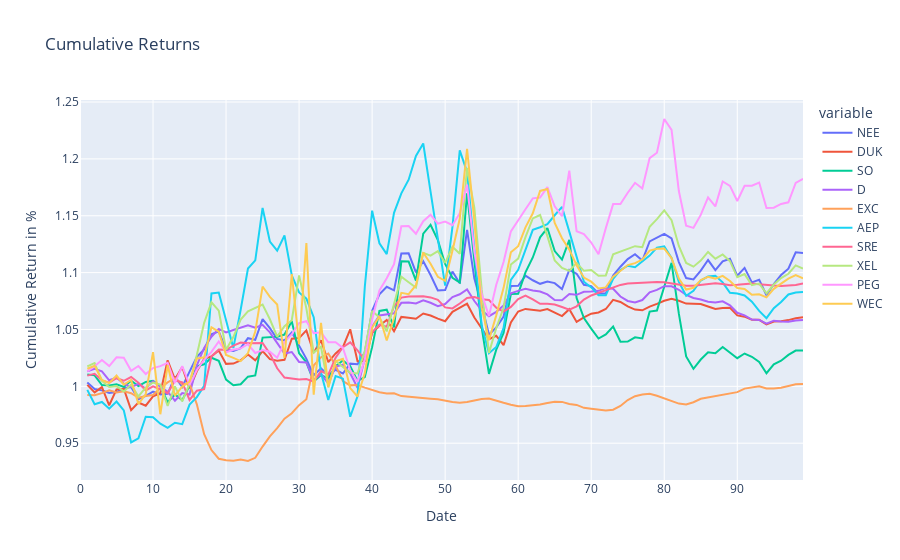

Notebook code cell kept with this figure:
### Code cell
dfNEE = pd.DataFrame(test_resultNEE,
                  columns = ['NEE'])
dfDUK = pd.DataFrame(test_resultDUK,
                  columns = ['DUK'])
dfSO = pd.DataFrame(test_resultSO,
                  columns = ['SO'])
dfD = pd.DataFrame(test_resultD,
                  columns = ['D'])
dfEXC = pd.DataFrame(test_resultEXC,
                  columns = ['EXC'])
dfAEP = pd.DataFrame(test_resultAEP,
                  columns = ['AEP'])
dfSRE = pd.DataFrame(test_resultSRE,
                  columns = ['SRE'])
dfXEL = pd.DataFrame(test_resultXEL,
                  columns = ['XEL'])
dfPEG = pd.DataFrame(test_resultPEG,
                  columns = ['PEG'])
dfWEC = pd.DataFrame(test_resultWEC,
                  columns = ['WEC'])
#---------------------------------------------------------------------------------------------#

TEST_pred2 = pd.concat([dfNEE,dfDUK,dfSO,dfD,dfEXC,dfAEP,dfSRE,dfXEL,dfPEG,dfWEC], axis=1)
#---------------------------------------------------------------------------------------------#

NEE_daily_returns = TEST_pred2['NEE'].pct_change()
DUK_daily_returns = TEST_pred2['DUK'].pct_change()

SO_daily_returns = TEST_pred2['SO'].pct_change()
D_daily_returns = TEST_pred2['D'].pct_change()

EXC_daily_returns = TEST_pred2['EXC'].pct_change()
AEP_daily_returns = TEST_pred2['AEP'].pct_change()

SRE_daily_returns = TEST_pred2['SRE'].pct_change()
XEL_daily_returns = TEST_pred2['XEL'].pct_change()

PEG_daily_returns = TEST_pred2['PEG'].pct_change()
WEC_daily_returns = TEST_pred2['WEC'].pct_change()
#---------------------------------------------------------------------------------------------#
dfNEEreturn = NEE_daily_returns.to_frame()
dfDUKreturn = DUK_daily_returns.to_frame()

dfSOreturn = SO_daily_returns.to_frame()
dfDreturn = D_daily_returns.to_frame()

dfEXCreturn = EXC_daily_returns.to_frame()
dfAEPreturn = AEP_daily_returns.to_frame()

dfSREreturn = SRE_daily_returns.to_frame()
dfXELreturn = XEL_daily_returns.to_frame()

dfPEGreturn = PEG_daily_returns.to_frame()
dfWECreturn = WEC_daily_returns.to_frame()
#---------------------------------------------------------------------------------------------#
TESTDailyReturn_pred2 = pd.concat([dfNEEreturn,
                             dfDUKreturn,
                             dfSOreturn,
                             dfDreturn,
                             dfEXCreturn,
                             dfAEPreturn,
                             dfSREreturn,
                             dfXELreturn,
                             dfPEGreturn,
                             dfWECreturn], axis=1)
#---------------------------------------------------------------------------------------------#


NEE_cum_returns = (NEE_daily_returns + 1).cumprod()
DUK_cum_returns = (DUK_daily_returns + 1).cumprod()

SO_cum_returns = (SO_daily_returns + 1).cumprod()
D_cum_returns = (D_daily_returns + 1).cumprod()

EXC_cum_returns = (EXC_daily_returns + 1).cumprod()
AEP_cum_returns = (AEP_daily_returns + 1).cumprod()

SRE_cum_returns = (SRE_daily_returns + 1).cumprod()
XEL_cum_returns = (XEL_daily_returns + 1).cumprod()

PEG_cum_returns = (PEG_daily_returns + 1).cumprod()
WEC_cum_returns = (WEC_daily_returns + 1).cumprod()
#---------------------------------------------------------------------------------------------#

dfNEECUM = NEE_cum_returns.to_frame()
dfDUKCUM = DUK_cum_returns.to_frame()

dfSOCUM = SO_cum_returns.to_frame()
dfDCUM = D_cum_returns.to_frame()

dfEXCCUM = EXC_cum_returns.to_frame()
dfAEPCUM = AEP_cum_returns.to_frame()

dfSRECUM = SRE_cum_returns.to_frame()
dfXELCUM = XEL_cum_returns.to_frame()

dfPEGCUM = PEG_cum_returns.to_frame()
dfWECCUM = WEC_cum_returns.to_frame()

#---------------------------------------------------------------------------------------------#
TESTCUM_pred2 = pd.concat([dfNEECUM,dfDUKCUM,dfSOCUM,dfDCUM,dfEXCCUM,dfAEPCUM,dfSRECUM,dfXELCUM,dfPEGCUM,dfWECCUM], axis=1)
#---------------------------------------------------------------------------------------------#

atx_comps_returns_pred2 = TESTDailyReturn_pred2
atx_comps_rets_cumprod_pred2 = TESTCUM_pred2

#---------------------------------------------------------------------------------------------#

fig = px.line(atx_comps_rets_cumprod_pred2, x=atx_comps_rets_cumprod_pred2.index, y=atx_comps_rets_cumprod_pred2.columns, title='Cumulative Returns')
######
fig.update_xaxes(title_text='Date')
fig.update_yaxes(title_text='Cumulative Return in %')

fig.show()
#---------------------------------------------------------------------------------------------#


mu = expected_returns.ema_historical_return(atx_comps_returns_pred2, returns_data = True, span = 500)
Sigma = risk_models.exp_cov(atx_comps_returns_pred2, returns_data = True, span = 180)


ret_ef = np.arange(0, mu.max(), 0.01)
vol_ef = []
for i in np.arange(0, mu.max(), 0.01):
    ef_pred2 = EfficientFrontier(mu, Sigma)
    ef_pred2.efficient_return(i)
    vol_ef.append(ef_pred2.portfolio_performance()[1])

ef_pred2 = EfficientFrontier(mu, Sigma)
ef_pred2.min_volatility()
min_vol_ret = ef_pred2.portfolio_performance()[0]
min_vol_vol = ef_pred2.portfolio_performance()[1]

ef_pred2.max_sharpe(risk_free_rate=0.009)
max_sharpe_ret = ef_pred2.portfolio_performance()[0]
max_sharpe_vol = ef_pred2.portfolio_performance()[1]


portfolioREAL_Pred2 = pd.concat([closeNEE,
                   closeDUK,
                   closeSO,
                   closeD,
                   closeEXC,
                   closeAEP,
                   closeSRE,
                   closeXEL,
                   closePEG,
                   closeWEC,
                      ], axis=1)

### Figure 1 — Plotly figure (JSON) as saved in the notebook; plotly's stock layout.template omitted (floating-point values rounded to 4 significant figures)
{"data": [{"hovertemplate": "variable=NEE<br>index=%{x}<br>value=%{y}<extra></extra>", "legendgroup": "NEE", "line": {"color": "#636efa", "dash": "solid"}, "mode": "lines", "name": "NEE", "orientation": "v", "showlegend": true, "type": "scatter", "x": [0, 1, 2, 3, 4, 5, 6, 7, 8, 9, 10, 11, 12, 13, 14, 15, 16, 17, 18, 19, 20, 21, 22, 23, 24, 25, 26, 27, 28, 29, 30, 31, 32, 33, 34, 35, 36, 37, 38, 39, 40, 41, 42, 43, 44, 45, 46, 47, 48, 49, 50, 51, 52, 53, 54, 55, 56, 57, 58, 59, 60, 61, 62, 63, 64, 65, 66, 67, 68, 69, 70, 71, 72, 73, 74, 75, 76, 77, 78, 79, 80, 81, 82, 83, 84, 85, 86, 87, 88, 89, 90, 91, 92, 93, 94, 95, 96, 97, 98, 99], "xaxis": "x", "y": [null, 1.003, 0.9976, 0.9964, 0.9941, 0.995, 0.9983, 0.9995, 0.9887, 0.9917, 0.9954, 0.9928, 0.9934, 1.009, 0.9994, 1.013, 1.026, 1.032, 1.046, 1.048, 1.032, 1.031, 1.034, 1.042, 1.041, 1.059, 1.051, 1.042, 1.04, 1.047, 1.036, 1.024, 1.01, 1.016, 1.01, 1.015, 1.011, 1.02, 1.019, 1.03, 1.066, 1.081, 1.088, 1.084, 1.117, 1.117, 1.1, 1.11, 1.098, 1.084, 1.085, 1.101, 1.091, 1.138, 1.095, 1.072, 1.045, 1.052, 1.061, 1.088, 1.088, 1.097, 1.093, 1.09, 1.092, 1.091, 1.086, 1.102, 1.099, 1.089, 1.088, 1.082, 1.082, 1.097, 1.105, 1.112, 1.116, 1.111, 1.127, 1.131, 1.134, 1.13, 1.109, 1.095, 1.094, 1.102, 1.111, 1.102, 1.11, 1.112, 1.097, 1.104, 1.091, 1.094, 1.08, 1.09, 1.098, 1.103, 1.118, 1.117], "yaxis": "y"}, {"hovertemplate": "variable=DUK<br>index=%{x}<br>value=%{y}<extra></extra>", "legendgroup": "DUK", "line": {"color": "#EF553B", "dash": "solid"}, "mode": "lines", "name": "DUK", "orientation": "v", "showlegend": true, "type": "scatter", "x": [0, 1, 2, 3, 4, 5, 6, 7, 8, 9, 10, 11, 12, 13, 14, 15, 16, 17, 18, 19, 20, 21, 22, 23, 24, 25, 26, 27, 28, 29, 30, 31, 32, 33, 34, 35, 36, 37, 38, 39, 40, 41, 42, 43, 44, 45, 46, 47, 48, 49, 50, 51, 52, 53, 54, 55, 56, 57, 58, 59, 60, 61, 62, 63, 64, 65, 66, 67, 68, 69, 70, 71, 72, 73, 74, 75, 76, 77, 78, 79, 80, 81, 82, 83, 84, 85, 86, 87, 88, 89, 90, 91, 92, 93, 94, 95, 96, 97, 98, 99], "xaxis": "x", "y": [null, 1.001, 0.9946, 0.9993, 0.9833, 0.9973, 0.9979, 0.9791, 0.9858, 0.983, 0.9912, 0.9939, 1.023, 1.006, 1.017, 0.9982, 1.013, 1.024, 1.026, 1.032, 1.02, 1.02, 1.023, 1.028, 1.023, 1.031, 1.024, 1.023, 1.023, 1.042, 1.042, 1.049, 1.029, 1.041, 1.021, 1.029, 1.035, 1.05, 1.022, 1.022, 1.047, 1.053, 1.058, 1.048, 1.061, 1.06, 1.059, 1.064, 1.062, 1.06, 1.057, 1.066, 1.069, 1.073, 1.061, 1.051, 1.041, 1.044, 1.036, 1.056, 1.066, 1.068, 1.068, 1.067, 1.068, 1.065, 1.062, 1.068, 1.057, 1.061, 1.064, 1.065, 1.068, 1.076, 1.074, 1.07, 1.068, 1.067, 1.07, 1.072, 1.075, 1.077, 1.075, 1.073, 1.072, 1.072, 1.07, 1.068, 1.069, 1.069, 1.062, 1.061, 1.059, 1.058, 1.054, 1.057, 1.057, 1.058, 1.06, 1.061], "yaxis": "y"}, {"hovertemplate": "variable=SO<br>index=%{x}<br>value=%{y}<extra></extra>", "legendgroup": "SO", "line": {"color": "#00cc96", "dash": "solid"}, "mode": "lines", "name": "SO", "orientation": "v", "showlegend": true, "type": "scatter", "x": [0, 1, 2, 3, 4, 5, 6, 7, 8, 9, 10, 11, 12, 13, 14, 15, 16, 17, 18, 19, 20, 21, 22, 23, 24, 25, 26, 27, 28, 29, 30, 31, 32, 33, 34, 35, 36, 37, 38, 39, 40, 41, 42, 43, 44, 45, 46, 47, 48, 49, 50, 51, 52, 53, 54, 55, 56, 57, 58, 59, 60, 61, 62, 63, 64, 65, 66, 67, 68, 69, 70, 71, 72, 73, 74, 75, 76, 77, 78, 79, 80, 81, 82, 83, 84, 85, 86, 87, 88, 89, 90, 91, 92, 93, 94, 95, 96, 97, 98, 99], "xaxis": "x", "y": [null, 1.01, 1.01, 1.001, 1.001, 1.002, 0.9995, 1.005, 1.0, 1.004, 1.005, 1.0, 0.986, 0.9929, 0.9879, 1.001, 1.018, 1.019, 1.025, 1.022, 1.006, 1.001, 1.002, 1.008, 1.01, 1.043, 1.043, 1.044, 1.046, 1.057, 1.029, 1.021, 1.004, 1.01, 1.007, 1.018, 1.023, 1.018, 1.005, 1.008, 1.034, 1.066, 1.067, 1.052, 1.11, 1.11, 1.093, 1.134, 1.142, 1.129, 1.108, 1.095, 1.091, 1.17, 1.11, 1.052, 1.011, 1.032, 1.047, 1.081, 1.081, 1.1, 1.113, 1.131, 1.139, 1.119, 1.111, 1.129, 1.078, 1.06, 1.051, 1.042, 1.046, 1.053, 1.039, 1.039, 1.043, 1.042, 1.066, 1.067, 1.088, 1.109, 1.064, 1.026, 1.015, 1.024, 1.03, 1.029, 1.035, 1.03, 1.025, 1.029, 1.026, 1.021, 1.012, 1.019, 1.023, 1.028, 1.031, 1.032], "yaxis": "y"}, {"hovertemplate": "variable=D<br>index=%{x}<br>value=%{y}<extra></extra>", "legendgroup": "D", "line": {"color": "#ab63fa", "dash": "solid"}, "mode": "lines", "name": "D", "orientation": "v", "showlegend": true, "type": "scatter", "x": [0, 1, 2, 3, 4, 5, 6, 7, 8, 9, 10, 11, 12, 13, 14, 15, 16, 17, 18, 19, 20, 21, 22, 23, 24, 25, 26, 27, 28, 29, 30, 31, 32, 33, 34, 35, 36, 37, 38, 39, 40, 41, 42, 43, 44, 45, 46, 47, 48, 49, 50, 51, 52, 53, 54, 55, 56, 57, 58, 59, 60, 61, 62, 63, 64, 65, 66, 67, 68, 69, 70, 71, 72, 73, 74, 75, 76, 77, 78, 79, 80, 81, 82, 83, 84, 85, 86, 87, 88, 89, 90, 91, 92, 93, 94, 95, 96, 97, 98, 99], "xaxis": "x", "y": [null, 1.013, 1.015, 1.013, 1.005, 1.008, 1.002, 0.9992, 1.002, 0.9981, 1.004, 0.9997, 0.9953, 0.9873, 0.9941, 0.9927, 1.018, 1.034, 1.044, 1.051, 1.047, 1.05, 1.051, 1.054, 1.052, 1.054, 1.047, 1.039, 1.029, 1.03, 1.021, 1.021, 1.005, 1.011, 1.003, 1.017, 1.019, 1.011, 0.9988, 1.024, 1.053, 1.062, 1.063, 1.064, 1.073, 1.074, 1.073, 1.076, 1.073, 1.07, 1.072, 1.079, 1.081, 1.085, 1.075, 1.067, 1.062, 1.065, 1.071, 1.082, 1.084, 1.086, 1.084, 1.083, 1.081, 1.076, 1.076, 1.081, 1.08, 1.083, 1.083, 1.084, 1.087, 1.086, 1.079, 1.075, 1.074, 1.076, 1.083, 1.085, 1.088, 1.088, 1.085, 1.08, 1.078, 1.076, 1.074, 1.074, 1.075, 1.071, 1.065, 1.062, 1.059, 1.058, 1.055, 1.058, 1.057, 1.057, 1.058, 1.058], "yaxis": "y"}, {"hovertemplate": "variable=EXC<br>index=%{x}<br>value=%{y}<extra></extra>", "legendgroup": "EXC", "line": {"color": "#FFA15A", "dash": "solid"}, "mode": "lines", "name": "EXC", "orientation": "v", "showlegend": true, "type": "scatter", "x": [0, 1, 2, 3, 4, 5, 6, 7, 8, 9, 10, 11, 12, 13, 14, 15, 16, 17, 18, 19, 20, 21, 22, 23, 24, 25, 26, 27, 28, 29, 30, 31, 32, 33, 34, 35, 36, 37, 38, 39, 40, 41, 42, 43, 44, 45, 46, 47, 48, 49, 50, 51, 52, 53, 54, 55, 56, 57, 58, 59, 60, 61, 62, 63, 64, 65, 66, 67, 68, 69, 70, 71, 72, 73, 74, 75, 76, 77, 78, 79, 80, 81, 82, 83, 84, 85, 86, 87, 88, 89, 90, 91, 92, 93, 94, 95, 96, 97, 98, 99], "xaxis": "x", "y": [null, 0.9924, 0.9923, 0.994, 0.9965, 0.9945, 0.9957, 0.994, 0.99, 0.9915, 0.9923, 0.9986, 1.003, 1.007, 1.002, 1.002, 0.9842, 0.958, 0.944, 0.9363, 0.9349, 0.9346, 0.9357, 0.9343, 0.9371, 0.947, 0.956, 0.9633, 0.9715, 0.9763, 0.9835, 0.9886, 1.018, 1.026, 1.029, 1.018, 1.005, 1.001, 1.001, 0.9989, 0.9971, 0.9948, 0.9937, 0.9938, 0.9914, 0.9907, 0.9902, 0.9896, 0.9891, 0.9886, 0.9872, 0.9862, 0.9857, 0.9863, 0.9876, 0.9889, 0.9893, 0.9871, 0.9855, 0.9838, 0.9826, 0.9828, 0.9832, 0.9841, 0.9854, 0.9865, 0.9863, 0.9845, 0.9837, 0.9811, 0.9803, 0.9795, 0.9787, 0.9794, 0.9827, 0.9879, 0.9914, 0.9929, 0.9934, 0.9918, 0.9895, 0.987, 0.9848, 0.9841, 0.986, 0.9891, 0.9903, 0.9913, 0.9927, 0.9935, 0.9949, 0.998, 0.9993, 1.0, 0.9982, 0.998, 0.9987, 1.0, 1.002, 1.002], "yaxis": "y"}, {"hovertemplate": "variable=AEP<br>index=%{x}<br>value=%{y}<extra></extra>", "legendgroup": "AEP", "line": {"color": "#19d3f3", "dash": "solid"}, "mode": "lines", "name": "AEP", "orientation": "v", "showlegend": true, "type": "scatter", "x": [0, 1, 2, 3, 4, 5, 6, 7, 8, 9, 10, 11, 12, 13, 14, 15, 16, 17, 18, 19, 20, 21, 22, 23, 24, 25, 26, 27, 28, 29, 30, 31, 32, 33, 34, 35, 36, 37, 38, 39, 40, 41, 42, 43, 44, 45, 46, 47, 48, 49, 50, 51, 52, 53, 54, 55, 56, 57, 58, 59, 60, 61, 62, 63, 64, 65, 66, 67, 68, 69, 70, 71, 72, 73, 74, 75, 76, 77, 78, 79, 80, 81, 82, 83, 84, 85, 86, 87, 88, 89, 90, 91, 92, 93, 94, 95, 96, 97, 98, 99], "xaxis": "x", "y": [null, 0.9969, 0.9843, 0.9862, 0.9804, 0.9866, 0.9788, 0.9507, 0.9543, 0.9733, 0.9729, 0.9672, 0.9634, 0.968, 0.9668, 0.9839, 0.9905, 1.0, 1.082, 1.083, 1.059, 1.034, 1.067, 1.104, 1.111, 1.157, 1.127, 1.119, 1.133, 1.098, 1.083, 1.077, 1.061, 1.012, 0.988, 1.009, 1.007, 0.9733, 0.9913, 1.088, 1.154, 1.126, 1.116, 1.153, 1.17, 1.182, 1.203, 1.214, 1.171, 1.131, 1.089, 1.14, 1.207, 1.188, 1.121, 1.054, 1.029, 1.035, 1.051, 1.094, 1.102, 1.121, 1.138, 1.14, 1.143, 1.15, 1.158, 1.136, 1.114, 1.092, 1.087, 1.08, 1.08, 1.095, 1.102, 1.106, 1.105, 1.109, 1.115, 1.122, 1.123, 1.113, 1.092, 1.08, 1.084, 1.093, 1.097, 1.097, 1.091, 1.082, 1.082, 1.08, 1.074, 1.066, 1.06, 1.069, 1.074, 1.081, 1.083, 1.083], "yaxis": "y"}, {"hovertemplate": "variable=SRE<br>index=%{x}<br>value=%{y}<extra></extra>", "legendgroup": "SRE", "line": {"color": "#FF6692", "dash": "solid"}, "mode": "lines", "name": "SRE", "orientation": "v", "showlegend": true, "type": "scatter", "x": [0, 1, 2, 3, 4, 5, 6, 7, 8, 9, 10, 11, 12, 13, 14, 15, 16, 17, 18, 19, 20, 21, 22, 23, 24, 25, 26, 27, 28, 29, 30, 31, 32, 33, 34, 35, 36, 37, 38, 39, 40, 41, 42, 43, 44, 45, 46, 47, 48, 49, 50, 51, 52, 53, 54, 55, 56, 57, 58, 59, 60, 61, 62, 63, 64, 65, 66, 67, 68, 69, 70, 71, 72, 73, 74, 75, 76, 77, 78, 79, 80, 81, 82, 83, 84, 85, 86, 87, 88, 89, 90, 91, 92, 93, 94, 95, 96, 97, 98, 99], "xaxis": "x", "y": [null, 1.009, 1.011, 1.005, 1.003, 1.007, 1.005, 1.008, 1.003, 0.9964, 1.0, 0.9973, 0.9938, 1.005, 1.004, 0.988, 0.9962, 0.9975, 1.026, 1.032, 1.032, 1.036, 1.039, 1.038, 1.038, 1.038, 1.029, 1.016, 1.008, 1.007, 1.006, 1.006, 1.004, 1.013, 1.01, 1.025, 1.034, 1.039, 1.032, 1.023, 1.048, 1.054, 1.052, 1.071, 1.078, 1.079, 1.079, 1.079, 1.078, 1.076, 1.069, 1.069, 1.073, 1.078, 1.079, 1.077, 1.076, 1.069, 1.066, 1.07, 1.077, 1.08, 1.077, 1.073, 1.073, 1.072, 1.07, 1.067, 1.07, 1.076, 1.08, 1.082, 1.085, 1.087, 1.089, 1.09, 1.091, 1.091, 1.091, 1.092, 1.091, 1.091, 1.089, 1.088, 1.088, 1.089, 1.09, 1.091, 1.09, 1.089, 1.089, 1.09, 1.09, 1.09, 1.089, 1.089, 1.088, 1.089, 1.089, 1.09], "yaxis": "y"}, {"hovertemplate": "variable=XEL<br>index=%{x}<br>value=%{y}<extra></extra>", "legendgroup": "XEL", "line": {"color": "#B6E880", "dash": "solid"}, "mode": "lines", "name": "XEL", "orientation": "v", "showlegend": true, "type": "scatter", "x": [0, 1, 2, 3, 4, 5, 6, 7, 8, 9, 10, 11, 12, 13, 14, 15, 16, 17, 18, 19, 20, 21, 22, 23, 24, 25, 26, 27, 28, 29, 30, 31, 32, 33, 34, 35, 36, 37, 38, 39, 40, 41, 42, 43, 44, 45, 46, 47, 48, 49, 50, 51, 52, 53, 54, 55, 56, 57, 58, 59, 60, 61, 62, 63, 64, 65, 66, 67, 68, 69, 70, 71, 72, 73, 74, 75, 76, 77, 78, 79, 80, 81, 82, 83, 84, 85, 86, 87, 88, 89, 90, 91, 92, 93, 94, 95, 96, 97, 98, 99], "xaxis": "x", "y": [null, 1.018, 1.02, 1.005, 0.9995, 1.0, 0.9956, 1.001, 0.9911, 0.9991, 1.003, 1.002, 0.9827, 0.9999, 0.9868, 1.002, 1.028, 1.056, 1.074, 1.067, 1.032, 1.043, 1.059, 1.066, 1.069, 1.072, 1.059, 1.044, 1.053, 1.058, 1.098, 1.068, 1.03, 1.035, 0.999, 1.022, 1.017, 1.012, 1.011, 1.031, 1.066, 1.061, 1.048, 1.072, 1.096, 1.092, 1.087, 1.117, 1.115, 1.119, 1.108, 1.123, 1.117, 1.192, 1.157, 1.085, 1.029, 1.051, 1.069, 1.107, 1.112, 1.131, 1.148, 1.151, 1.132, 1.111, 1.104, 1.102, 1.109, 1.102, 1.102, 1.097, 1.098, 1.116, 1.118, 1.121, 1.123, 1.122, 1.14, 1.147, 1.155, 1.146, 1.123, 1.108, 1.105, 1.111, 1.118, 1.112, 1.116, 1.11, 1.096, 1.099, 1.089, 1.09, 1.082, 1.089, 1.095, 1.099, 1.106, 1.104], "yaxis": "y"}, {"hovertemplate": "variable=PEG<br>index=%{x}<br>value=%{y}<extra></extra>", "legendgroup": "PEG", "line": {"color": "#FF97FF", "dash": "solid"}, "mode": "lines", "name": "PEG", "orientation": "v", "showlegend": true, "type": "scatter", "x": [0, 1, 2, 3, 4, 5, 6, 7, 8, 9, 10, 11, 12, 13, 14, 15, 16, 17, 18, 19, 20, 21, 22, 23, 24, 25, 26, 27, 28, 29, 30, 31, 32, 33, 34, 35, 36, 37, 38, 39, 40, 41, 42, 43, 44, 45, 46, 47, 48, 49, 50, 51, 52, 53, 54, 55, 56, 57, 58, 59, 60, 61, 62, 63, 64, 65, 66, 67, 68, 69, 70, 71, 72, 73, 74, 75, 76, 77, 78, 79, 80, 81, 82, 83, 84, 85, 86, 87, 88, 89, 90, 91, 92, 93, 94, 95, 96, 97, 98, 99], "xaxis": "x", "y": [null, 1.013, 1.018, 1.023, 1.018, 1.026, 1.025, 1.014, 1.018, 1.011, 1.016, 1.018, 1.021, 1.003, 1.018, 1.001, 1.014, 1.023, 1.03, 1.039, 1.03, 1.032, 1.033, 1.037, 1.029, 1.032, 1.03, 1.025, 1.039, 1.046, 1.056, 1.057, 1.047, 1.048, 1.039, 1.039, 1.034, 1.014, 1.004, 1.024, 1.058, 1.084, 1.095, 1.107, 1.141, 1.141, 1.134, 1.145, 1.151, 1.143, 1.145, 1.142, 1.152, 1.177, 1.118, 1.081, 1.062, 1.089, 1.109, 1.136, 1.147, 1.156, 1.165, 1.166, 1.175, 1.158, 1.15, 1.19, 1.136, 1.134, 1.126, 1.116, 1.139, 1.16, 1.16, 1.17, 1.179, 1.174, 1.201, 1.205, 1.235, 1.225, 1.172, 1.141, 1.139, 1.151, 1.166, 1.158, 1.18, 1.176, 1.163, 1.176, 1.176, 1.179, 1.157, 1.157, 1.16, 1.162, 1.179, 1.182], "yaxis": "y"}, {"hovertemplate": "variable=WEC<br>index=%{x}<br>value=%{y}<extra></extra>", "legendgroup": "WEC", "line": {"color": "#FECB52", "dash": "solid"}, "mode": "lines", "name": "WEC", "orientation": "v", "showlegend": true, "type": "scatter", "x": [0, 1, 2, 3, 4, 5, 6, 7, 8, 9, 10, 11, 12, 13, 14, 15, 16, 17, 18, 19, 20, 21, 22, 23, 24, 25, 26, 27, 28, 29, 30, 31, 32, 33, 34, 35, 36, 37, 38, 39, 40, 41, 42, 43, 44, 45, 46, 47, 48, 49, 50, 51, 52, 53, 54, 55, 56, 57, 58, 59, 60, 61, 62, 63, 64, 65, 66, 67, 68, 69, 70, 71, 72, 73, 74, 75, 76, 77, 78, 79, 80, 81, 82, 83, 84, 85, 86, 87, 88, 89, 90, 91, 92, 93, 94, 95, 96, 97, 98, 99], "xaxis": "x", "y": [null, 1.015, 1.018, 1.006, 1.003, 1.009, 1.002, 1.006, 0.9844, 0.9931, 1.03, 0.9755, 1.019, 0.9918, 0.9998, 1.004, 1.024, 1.026, 1.052, 1.048, 1.028, 1.025, 1.022, 1.029, 1.048, 1.088, 1.079, 1.072, 1.025, 1.099, 1.037, 1.126, 0.9926, 1.056, 0.9995, 1.022, 1.024, 0.9985, 0.9911, 1.012, 1.052, 1.062, 1.04, 1.06, 1.082, 1.081, 1.089, 1.118, 1.108, 1.096, 1.093, 1.119, 1.147, 1.209, 1.145, 1.069, 1.041, 1.062, 1.087, 1.118, 1.123, 1.14, 1.152, 1.172, 1.173, 1.144, 1.13, 1.12, 1.106, 1.096, 1.092, 1.086, 1.087, 1.096, 1.101, 1.107, 1.108, 1.111, 1.119, 1.121, 1.121, 1.113, 1.095, 1.085, 1.087, 1.093, 1.096, 1.095, 1.097, 1.093, 1.086, 1.086, 1.081, 1.081, 1.078, 1.086, 1.09, 1.095, 1.098, 1.095], "yaxis": "y"}], "layout": {"legend": {"title": {"text": "variable"}, "tracegroupgap": 0}, "title": {"text": "Cumulative Returns"}, "xaxis": {"anchor": "y", "domain": [0, 1], "title": {"text": "Date"}}, "yaxis": {"anchor": "x", "domain": [0, 1], "title": {"text": "Cumulative Return in %"}}}}
